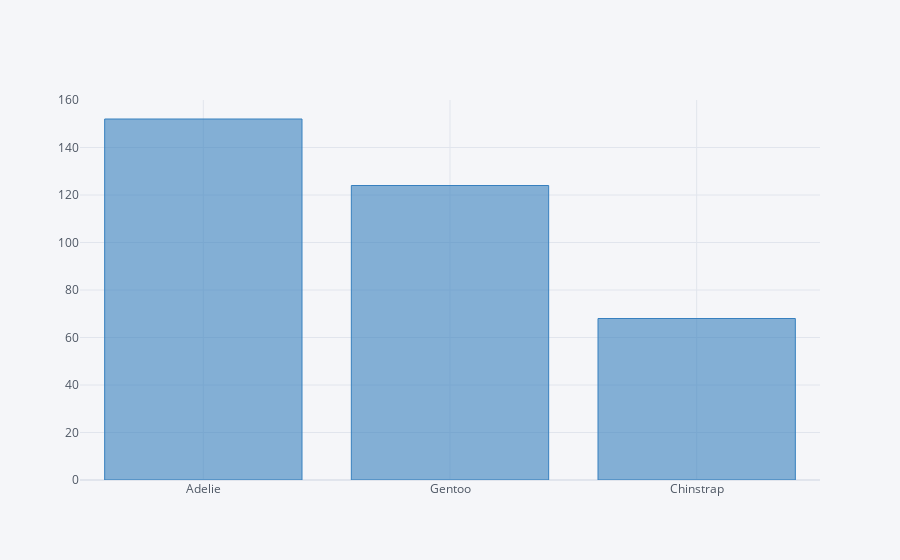

Here is the notebook cell this chart was saved with:
### Code cell
dados['species'].value_counts().iplot(kind='bar', colors='blue')

### Figure 1 — Plotly figure (JSON) as saved in the notebook; plotly's stock layout.template omitted (floating-point values rounded to 4 significant figures)
{"data": [{"marker": {"color": "rgba(55, 128, 191, 0.6)", "line": {"color": "rgba(55, 128, 191, 1.0)", "width": 1}}, "name": "species", "orientation": "v", "text": "", "type": "bar", "x": ["Adelie", "Gentoo", "Chinstrap"], "y": [152, 124, 68]}], "layout": {"legend": {"bgcolor": "#F5F6F9", "font": {"color": "#4D5663"}}, "paper_bgcolor": "#F5F6F9", "plot_bgcolor": "#F5F6F9", "title": {"font": {"color": "#4D5663"}}, "xaxis": {"gridcolor": "#E1E5ED", "showgrid": true, "tickfont": {"color": "#4D5663"}, "title": {"font": {"color": "#4D5663"}, "text": ""}, "zerolinecolor": "#E1E5ED"}, "yaxis": {"gridcolor": "#E1E5ED", "showgrid": true, "tickfont": {"color": "#4D5663"}, "title": {"font": {"color": "#4D5663"}, "text": ""}, "zerolinecolor": "#E1E5ED"}}}
